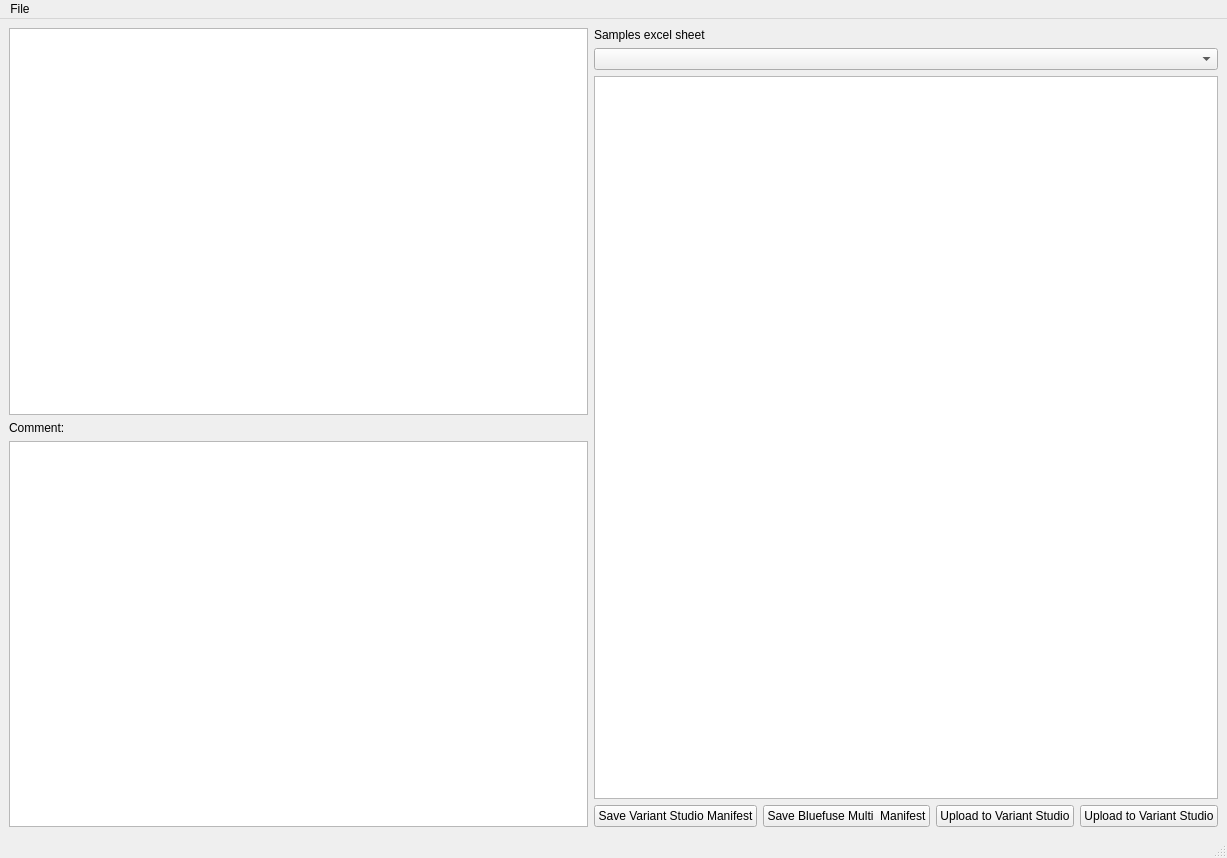
<?xml version="1.0" encoding="UTF-8"?>
<ui version="4.0">
 <class>MainWindow</class>
 <widget class="QMainWindow" name="MainWindow">
  <property name="geometry">
   <rect>
    <x>0</x>
    <y>0</y>
    <width>1227</width>
    <height>858</height>
   </rect>
  </property>
  <property name="windowTitle">
   <string>Array upload</string>
  </property>
  <widget class="QWidget" name="centralwidget">
   <layout class="QHBoxLayout" name="horizontalLayout">
    <item>
     <layout class="QVBoxLayout" name="verticalLayout_2">
      <item>
       <widget class="QTableWidget" name="tableWidget_dropzone">
        <property name="minimumSize">
         <size>
          <width>0</width>
          <height>300</height>
         </size>
        </property>
        <property name="maximumSize">
         <size>
          <width>16777215</width>
          <height>522</height>
         </size>
        </property>
       </widget>
      </item>
      <item>
       <widget class="QLabel" name="label_2">
        <property name="text">
         <string>Comment:</string>
        </property>
       </widget>
      </item>
      <item>
       <widget class="QTextEdit" name="textEdit_comment"/>
      </item>
     </layout>
    </item>
    <item>
     <layout class="QVBoxLayout" name="verticalLayout_3">
      <item>
       <widget class="QLabel" name="label">
        <property name="text">
         <string>Samples excel sheet</string>
        </property>
       </widget>
      </item>
      <item>
       <widget class="QComboBox" name="comboBox">
        <property name="minimumSize">
         <size>
          <width>400</width>
          <height>0</height>
         </size>
        </property>
       </widget>
      </item>
      <item>
       <widget class="QTableWidget" name="tableWidget_XLS"/>
      </item>
      <item>
       <layout class="QHBoxLayout" name="horizontalLayout_2">
        <item>
         <widget class="QPushButton" name="pushButton_5">
          <property name="text">
           <string>Save Variant Studio Manifest</string>
          </property>
         </widget>
        </item>
        <item>
         <widget class="QPushButton" name="pushButton_2">
          <property name="text">
           <string>Save Bluefuse Multi  Manifest</string>
          </property>
         </widget>
        </item>
        <item>
         <widget class="QPushButton" name="pushButton_4">
          <property name="text">
           <string>Upload to Variant Studio</string>
          </property>
         </widget>
        </item>
        <item>
         <widget class="QPushButton" name="pushButton">
          <property name="text">
           <string>Upload to Variant Studio</string>
          </property>
         </widget>
        </item>
       </layout>
      </item>
     </layout>
    </item>
   </layout>
   <zorder></zorder>
  </widget>
  <widget class="QMenuBar" name="menubar">
   <property name="geometry">
    <rect>
     <x>0</x>
     <y>0</y>
     <width>1227</width>
     <height>21</height>
    </rect>
   </property>
   <widget class="QMenu" name="menuFile">
    <property name="title">
     <string>File</string>
    </property>
    <addaction name="actionPreferences"/>
   </widget>
   <addaction name="menuFile"/>
  </widget>
  <widget class="QStatusBar" name="statusbar"/>
  <action name="actionPreferences">
   <property name="text">
    <string>Preferences</string>
   </property>
  </action>
 </widget>
 <resources/>
 <connections/>
</ui>
